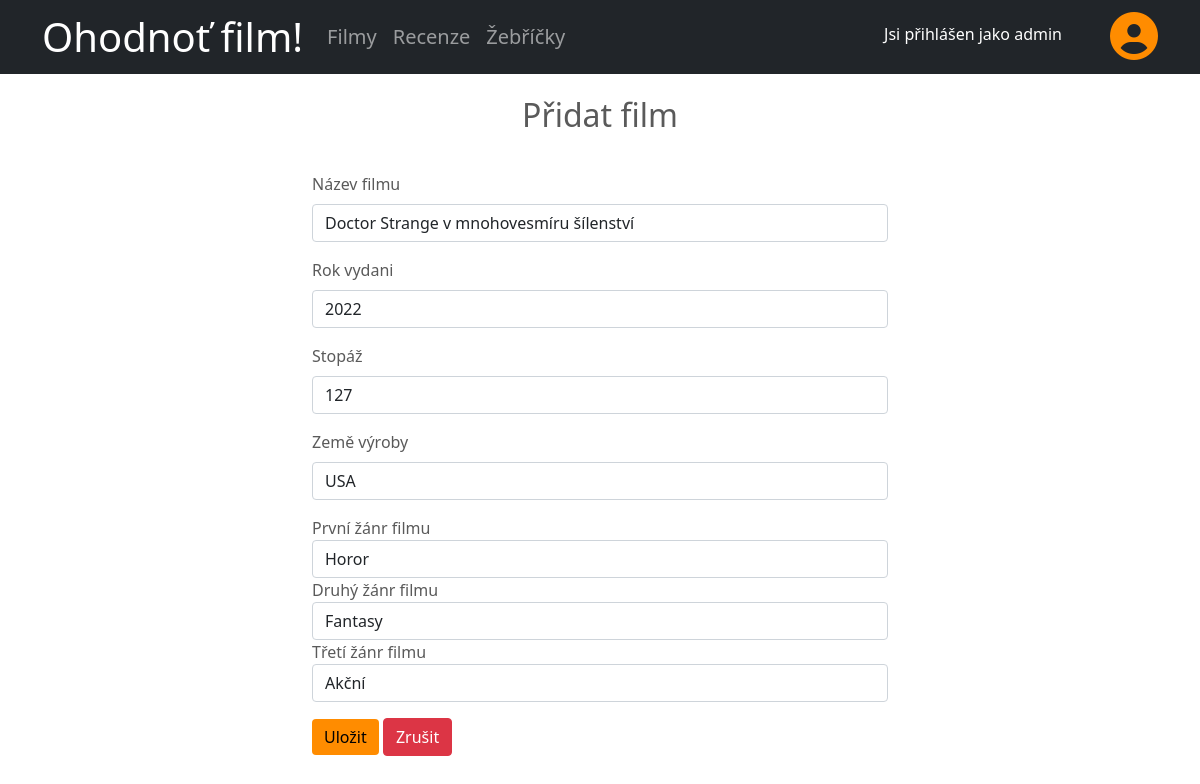
/editMovie.php?id=1 (signed in), run on the app's committed database.
### tables this page shows
CREATE TABLE `film` (
  `film_id` int(11) UNSIGNED NOT NULL,
  `nazev` varchar(255) DEFAULT NULL,
  `rok_vydani` year(4) DEFAULT NULL,
  `stopaz` int(10) DEFAULT NULL,
  `zeme_vyroby` varchar(255) DEFAULT NULL,
  `img` varchar(255) DEFAULT NULL
);

CREATE TABLE `film_zanr` (
  `film_zanr_id` int(10) UNSIGNED NOT NULL,
  `film_id` int(11) UNSIGNED NOT NULL,
  `zanr_id` int(11) UNSIGNED NOT NULL
);

CREATE TABLE `zanr` (
  `zanr_id` int(11) UNSIGNED NOT NULL,
  `nazev` varchar(255) NOT NULL
);

### editMovie.php (the view, shortened to what this page needs)
<?php
include('includes/header.php');
$stmt = $db->prepare("SELECT * FROM film WHERE film_id=:film_id");
$stmt->execute([
    ':film_id'=>$_GET['id']
]);
$movie = $stmt->fetch(PDO::FETCH_ASSOC);
$stmt = $db->prepare("SELECT * FROM zanr");
$stmt->execute();
$genres = $stmt->fetchAll(PDO::FETCH_ASSOC);
$stmt = $db->prepare("SELECT film_zanr.*,zanr.nazev FROM film_zanr INNER JOIN zanr ON film_zanr.zanr_id = zanr.zanr_id WHERE film_id=:film_id");
$stmt->execute([
    ':film_id'=>$_GET['id']
]);
$movieGenres = $stmt->fetchAll(PDO::FETCH_ASSOC);
$errors=[];
?>
<main xmlns="http://www.w3.org/1999/html">
    <div class="container">
        <div class="text-center">
            <h2>Přidat film</h2>
        </div>
        <div class="container form">
            <form method="post" enctype="multipart/form-data">
                <div class="mb-3">
                    <label for="name" class="form-label">Název filmu</label>
                    <input type="text" class="form-control <?php echo (!empty($errors['name'])?'is-invalid':''); ?>" id="name" name="name" placeholder="Batman" value="<?php if (empty($_POST)) { echo $movie['nazev']; }else {echo htmlspecialchars(@$_POST['name']); } ?>">
                </div>
                <div class="mb-3">
                    <label for="releaseDate" class="form-label">Rok vydani</label>
                    <input type="text" class="form-control <?php echo (!empty($errors['releaseDate'])?'is-invalid':''); ?>" id="displayName" name="releaseDate" placeholder="1984" value="<?php if (empty($_POST)) { echo $movie['rok_vydani']; }else {echo htmlspecialchars(@$_POST['releaseDate']); } ?>">
                </div>
                <div class="mb-3">
                    <label for="movieLength" class="form-label">Stopáž</label>
                    <input type="number" class="form-control <?php echo (!empty($errors['movieLength'])?'is-invalid':''); ?>" id="movieLength" name="movieLength" placeholder="126" value="<?php if (empty($_POST)) { echo $movie['stopaz']; }else {echo htmlspecialchars(@$_POST['movieLength']); } ?>">
                </div>
                <div class="mb-3">
                    <label for="country" class="form-label">Země výroby</label>
                    <input type="text" class="form-control <?php echo (!empty($errors['country'])?'is-invalid':''); ?>" id="country" name="country" placeholder="USA / Velká Británie" value="<?php if (empty($_POST)) { echo $movie['zeme_vyroby']; }else {echo htmlspecialchars(@$_POST['country']); } ?>">
                </div>
                <div class="mb-3">
                    <label for="vyberZanru1">První žánr filmu</label>
                    <select class="form-control <?php echo (!empty($errors['genres'])?'is-invalid':''); ?>" id="vyberZanru1" name="genre1">
                        <?php foreach ($genres as $genre) { ?>
                            <option value="<?php echo $genre['zanr_id']; ?>"
                                <?php
                                if (!empty($_POST) and $_POST['genre1'] == $genre['zanr_id']) { echo 'selected';
                                }
                                elseif ($movieGenres[0]["zanr_id"] == $genre['zanr_id']) {
                                    echo 'selected';
                                }
                                ?>
                            >
                                <?php echo $genre['nazev']; ?>
                            </option>
                        <?php } ?>
                    </select>
                    <label for="vyberZanru2">Druhý žánr filmu</label>
                    <select class="form-control" id="vyberZanru2" name="genre2">
                        <?php foreach ($genres as $genre) { ?>
                            <option value="<?php echo $genre['zanr_id']; ?>"
                                <?php  if (!empty($_POST) and $_POST['genre2'] == $genre['zanr_id']) { echo 'selected';
                                }
                                elseif (isset($movieGenres[1]) and $movieGenres[1]["zanr_id"] == $genre['zanr_id']) {
                                    echo 'selected';
                                } ?>
                            >
                                <?php echo $genre['nazev']; ?>
                            </option>
                        <?php } ?>
                    </select>
                    <label for="vyberZanru3">Třetí žánr filmu</label>
                    <select class="form-control" id="vyberZanru3" name="genre3">
                        <?php foreach ($genres as $genre) { ?>
                            <option value="<?php echo $genre['zanr_id']; ?>"
                                <?php if (!empty($_POST) and $_POST['genre3'] == $genre['zanr_id']) { echo 'selected';
                                }
                                elseif (isset($movieGenres[2]) and $movieGenres[2]["zanr_id"] == $genre['zanr_id']) {
                                    echo 'selected';
                                } ?>
                            >
                                <?php echo $genre['nazev']; ?>
                            </option>
                        <?php } ?>
                    </select>
                </div>
                <button type="submit" class="btn btn-primary">Uložit</button>
                <a role="button" href="adminaccount.php?page=2"  class="btn btn-danger">
                    Zrušit
                </a>
            </form>
        </div>
    </div>
</main>

### assets/style.css (style rules this page uses)
body { padding-top: 6rem; color: #5a5a5a; }
.container .form { padding-bottom: 50px; }
.btn-primary { background-color: darkorange; border: darkorange; color: black; }
form { padding-top: 30px; }
.form { max-width: 600px; }

### data on the page
film: name "Doctor Strange v mnohovesmíru šílenství", releaseDate "2022", movieLength "127", country "USA"
film_zanr: genre1 "Horor"
film_zanr: genre2 "Fantasy"
film_zanr: genre3 "Akční"

### other printed values
$_SESSION['displayName'] "admin"
